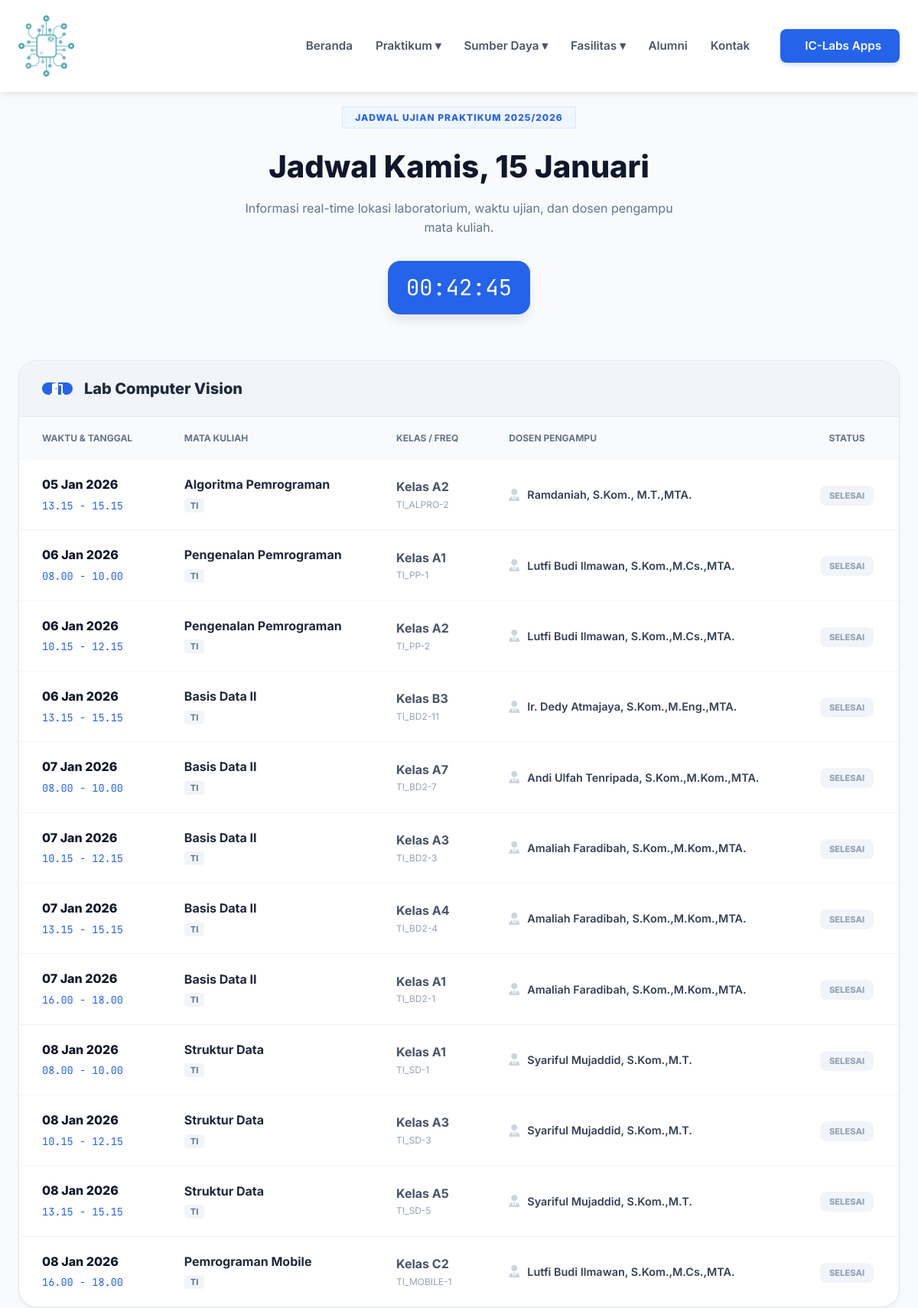
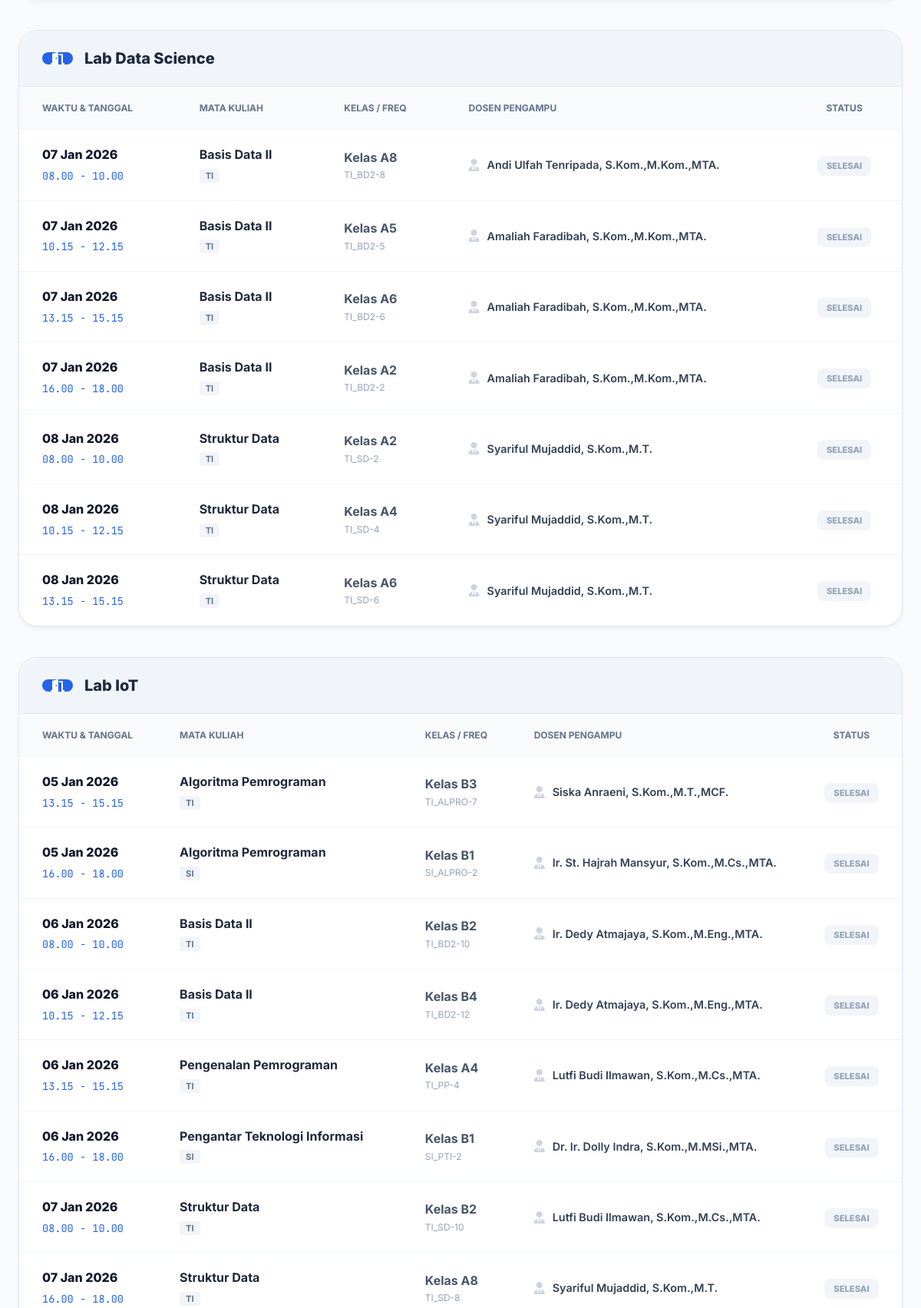
/public/jadwalupk (upper part), run on the app's committed database (2 pictures, top to bottom).
### tables this page shows
CREATE TABLE `jadwalupk` (
  `id` int(11) NOT NULL,
  `prodi` varchar(50) DEFAULT NULL,
  `tanggal` date NOT NULL,
  `jam` varchar(100) NOT NULL,
  `mata_kuliah` varchar(255) NOT NULL,
  `dosen` varchar(255) NOT NULL,
  `frekuensi` varchar(100) DEFAULT NULL,
  `kelas` varchar(100) DEFAULT NULL,
  `ruangan` varchar(255) NOT NULL
);

### app/controllers/JadwalUpkController.php (called while the page is built, shortened)
<?php
class JadwalUpkController extends Controller {
    public function model($model) {
        return new $model;
    }
    public function index() {
        $data['judul'] = 'Jadwal UPK Praktikum';
        $data['jadwal'] = $this->model('JadwalUpkModel')->getAll();
        $this->view('praktikum/jadwalupk', $data);
    }
}

### app/models/JadwalUpkModel.php (called while the page is built, shortened)
<?php
class JadwalUpkModel {
    private $table = 'jadwalupk';
    private $db;
    public function __construct() {
        $database = new Database;
        $this->db = $database->getPdo();
    }
    public function getAll() {
        $stmt = $this->db->prepare("SELECT * FROM $this->table ORDER BY tanggal ASC, jam ASC");
        $stmt->execute();
        return $stmt->fetchAll(PDO::FETCH_ASSOC);
    }
}

### app/config/Database.php (called while the page is built, shortened)
<?php
try {
    $dsn = "mysql:host=" . DB_HOST . ";dbname=" . DB_NAME . ";charset=utf8mb4";
    $options = [
        PDO::ATTR_ERRMODE            => PDO::ERRMODE_EXCEPTION,
        PDO::ATTR_DEFAULT_FETCH_MODE => PDO::FETCH_ASSOC,
        PDO::ATTR_EMULATE_PREPARES   => false,
    ];
    $pdo = new PDO($dsn, DB_USER, DB_PASS, $options);
} catch (PDOException $e) {
    if (defined('APP_ENV') && APP_ENV === 'development') {
        die("Koneksi Database Gagal: " . $e->getMessage());
    } else {
        die("Maaf, sistem sedang mengalami gangguan koneksi database.");
    }
}
class Database {
    private $pdo;
    public function __construct()
    {
        global $pdo;
        $this->pdo = $pdo;
    }
    public function getPdo()
    {
        return $this->pdo;
    }
}
?>

### app/views/praktikum/jadwalupk.php (the view, shortened to what this page needs)
<link rel="stylesheet" href="https://cdnjs.cloudflare.com/ajax/libs/font-awesome/6.0.0/css/all.min.css">
<section class="praktikum-section" style="padding: 60px 0; background: #f8fafc; min-height: 100vh;">
    <div class="container" style="max-width: 1200px; margin: 0 auto; px: 20px;">
        <header class="page-header" style="text-align: center; margin-bottom: 60px;">
            <span class="header-badge" style="background: #eff6ff; color: #2563eb; padding: 6px 16px; rounded-full: 50px; font-size: 0.75rem; font-weight: 800; text-transform: uppercase; letter-spacing: 1px; border: 1px solid #dbeafe;">
                Jadwal Ujian Praktikum 2025/2026
            </span>
            <h1 id="header-day" style="font-size: 2.5rem; font-weight: 800; color: #0f172a; margin: 20px 0 10px;">Memuat Hari...</h1>
            <p style="color: #64748b; max-width: 600px; margin: 0 auto 30px;">Informasi real-time lokasi laboratorium, waktu ujian, dan dosen pengampu mata kuliah.</p>
            <div id="live-clock" class="live-clock-badge" style="display: inline-block; background: #2563eb; color: #fff; padding: 12px 24px; border-radius: 16px; font-family: 'JetBrains Mono', monospace; font-size: 1.8rem; box-shadow: 0 10px 15px -3px rgba(0,0,0,0.1);">
            </div>
        </header>
        <div id="lab-tables-container">
            <?php if (empty($data['jadwal'])): ?>
                <div class="empty-schedule" style="text-align: center; padding: 80px; background: #fff; border-radius: 24px; border: 2px dashed #e2e8f0;">
                    <i class="far fa-calendar-times" style="font-size: 4rem; color: #cbd5e1; margin-bottom: 20px;"></i>
                    <h3 style="font-weight: 700; color: #1e293b;">Belum Ada Jadwal</h3>
                    <p style="color: #94a3b8;">Jadwal UPK belum dirilis oleh admin.</p>
                </div>
            <?php else:
                $grouped = [];
                foreach($data['jadwal'] as $row) {
                    $grouped[$row['ruangan']][] = $row;
                }
                ksort($grouped);
                foreach($grouped as $ruangan => $items):
            ?>
                <div class="schedule-wrapper" style="background: #fff; border-radius: 24px; box-shadow: 0 4px 6px -1px rgba(0,0,0,0.05); border: 1px solid #e2e8f0; overflow: hidden; margin-bottom: 40px;">
                    <div class="lab-header" style="background: #f1f5f9; padding: 20px 30px; display: flex; align-items: center; gap: 15px; border-bottom: 1px solid #e2e8f0;">
                        <div style="width: 40px; h: 40px; background: #2563eb; color: #fff; border-radius: 10px; display: flex; align-items: center; justify-content: center;">
                            <i class="fas fa-door-open"></i>
                        </div>
                        <h2 style="font-size: 1.25rem; font-weight: 800; color: #1e293b; margin: 0;"><?= $ruangan ?></h2>
                    </div>
                    <div style="overflow-x: auto;">
                        <table style="width: 100%; border-collapse: collapse; text-align: left;">
                            <thead>
                                <tr style="background: #f8fafc;">
                                    <th style="padding: 18px 30px; font-size: 0.75rem; font-weight: 700; color: #64748b; text-transform: uppercase;">Waktu & Tanggal</th>
                                    <th style="padding: 18px 30px; font-size: 0.75rem; font-weight: 700; color: #64748b; text-transform: uppercase;">Mata Kuliah</th>
                                    <th style="padding: 18px 30px; font-size: 0.75rem; font-weight: 700; color: #64748b; text-transform: uppercase;">Kelas / Freq</th>
                                    <th style="padding: 18px 30px; font-size: 0.75rem; font-weight: 700; color: #64748b; text-transform: uppercase;">Dosen Pengampu</th>
                                    <th style="padding: 18px 30px; font-size: 0.75rem; font-weight: 700; color: #64748b; text-transform: uppercase; text-align: center;">Status</th>
                                </tr>
                            </thead>
                            <tbody style="divide-y: 1px solid #f1f5f9;">
                                <?php foreach($items as $item):
                                    $tgl = date('d M Y', strtotime($item['tanggal']));
                                    $isToday = ($item['tanggal'] == date('Y-m-d'));
                                ?>
                                <tr style="border-top: 1px solid #f1f5f9; transition: background 0.2s;" onmouseover="this.style.background='#f8fafc'" onmouseout="this.style.background='transparent'">
                                    <td style="padding: 20px 30px;">
                                        <div style="font-weight: 800; color: #0f172a;"><?= $tgl ?></div>
                                        <div style="font-family: 'JetBrains Mono', monospace; font-size: 0.85rem; color: #2563eb; margin-top: 4px;">
                                            <?= $item['jam'] ?>
                                        </div>
                                    </td>
                                    <td style="padding: 20px 30px;">
                                        <div style="font-weight: 700; color: #1e293b; font-size: 1rem;"><?= $item['mata_kuliah'] ?></div>
                                        <span style="font-size: 0.7rem; background: #f1f5f9; color: #64748b; padding: 2px 8px; border-radius: 4px; font-weight: 700;"><?= $item['prodi'] ?></span>
                                    </td>
                                    <td style="padding: 20px 30px;">
                                        <div style="font-weight: 700; color: #475569;">Kelas <?= $item['kelas'] ?></div>
                                        <div style="font-size: 0.75rem; color: #94a3b8;"><?= $item['frekuensi'] ?></div>
                                    </td>
                                    <td style="padding: 20px 30px;">
                                        <div style="display: flex; align-items: center; gap: 10px;">
                                            <i class="fas fa-user-tie" style="color: #cbd5e1;"></i>
                                            <span style="font-weight: 600; color: #334155; font-size: 0.9rem;"><?= $item['dosen'] ?></span>
                                        </div>
                                    </td>
                                    <td style="padding: 20px 30px; text-align: center;">
                                        <?php if($isToday): ?>
                                            <span style="background: #fef3c7; color: #d97706; padding: 6px 12px; border-radius: 8px; font-size: 0.7rem; font-weight: 800; border: 1px solid #fcd34d;">HARI INI</span>
                                        <?php elseif($item['tanggal'] < date('Y-m-d')): ?>
                                            <span style="background: #f1f5f9; color: #94a3b8; padding: 6px 12px; border-radius: 8px; font-size: 0.7rem; font-weight: 800;">SELESAI</span>
                                        <?php else: ?>
                                            <span style="background: #ecfdf5; color: #059669; padding: 6px 12px; border-radius: 8px; font-size: 0.7rem; font-weight: 800; border: 1px solid #a7f3d0;">AKAN DATANG</span>
                                        <?php endif; ?>
                                    </td>
                                </tr>
                                <?php endforeach; ?>
                            </tbody>
                        </table>
                    </div>
                </div>
            <?php endforeach; endif; ?>
        </div>
    </div>
</section>

### public/css/variables.css (style rules this page uses)
:root { --primary-navy: #1e3a8a; --primary-blue: #2563eb; --hover-blue: #1e40af; --bg-light: #f8fbff; --bg-white: #ffffff; --bg-soft: #eff6ff; --text-dark: #1a202c; --text-grey: #4a5568; --text-light: #dbeafe; --border-color: #e2e8f0; --border-blue: #eff6ff; --shadow-soft: 0 4px 12px rgba(30, 58, 138, 0.05); --container-width: 1280px; --font-main: 'Inter', 'Segoe UI', sans-serif; --radius-card: 15px; --radius-btn: 50px; }

### public/css/style.css (style rules this page uses)
* { margin: 0; padding: 0; box-sizing: border-box; font-family: "Inter", "Segoe UI", sans-serif; }
body { background-color: #f8fbff; color: #1a202c; line-height: 1.6; padding-top: 80px; }
html, body { max-width: 100%; overflow-x: hidden; }
.container { width: 100%; max-width: 1200px; margin: 0 auto; padding: 0 24px; }
h1, h2, h3, h4 { color: #1e3a8a; font-weight: 800; }

### data on the page
jadwalupk: tanggal "05 Jan 2026", jam "13.15 - 15.15", mata_kuliah "Algoritma Pemrograman", prodi "TI", kelas "A2", frekuensi "TI_ALPRO-2", dosen "Ramdaniah, S.Kom., M.T.,MTA.", shows "SELESAI"
jadwalupk: tanggal "06 Jan 2026", jam "08.00 - 10.00", mata_kuliah "Pengenalan Pemrograman", prodi "TI", kelas "A1", frekuensi "TI_PP-1", dosen "Lutfi Budi Ilmawan, S.Kom.,M.Cs.,MTA.", shows "SELESAI"
jadwalupk: tanggal "06 Jan 2026", jam "10.15 - 12.15", mata_kuliah "Pengenalan Pemrograman", prodi "TI", kelas "A2", frekuensi "TI_PP-2", dosen "Lutfi Budi Ilmawan, S.Kom.,M.Cs.,MTA.", shows "SELESAI"
jadwalupk: tanggal "06 Jan 2026", jam "13.15 - 15.15", mata_kuliah "Basis Data II", prodi "TI", kelas "B3", frekuensi "TI_BD2-11", dosen "Ir. Dedy Atmajaya, S.Kom.,M.Eng.,MTA.", shows "SELESAI"
jadwalupk: tanggal "07 Jan 2026", jam "08.00 - 10.00", mata_kuliah "Basis Data II", prodi "TI", kelas "A7", frekuensi "TI_BD2-7", dosen "Andi Ulfah Tenripada, S.Kom.,M.Kom.,MTA.", shows "SELESAI"
jadwalupk: tanggal "07 Jan 2026", jam "10.15 - 12.15", mata_kuliah "Basis Data II", prodi "TI", kelas "A3", frekuensi "TI_BD2-3", dosen "Amaliah Faradibah, S.Kom.,M.Kom.,MTA.", shows "SELESAI"
jadwalupk: tanggal "07 Jan 2026", jam "13.15 - 15.15", mata_kuliah "Basis Data II", prodi "TI", kelas "A4", frekuensi "TI_BD2-4", dosen "Amaliah Faradibah, S.Kom.,M.Kom.,MTA.", shows "SELESAI"
jadwalupk: tanggal "07 Jan 2026", jam "16.00 - 18.00", mata_kuliah "Basis Data II", prodi "TI", kelas "A1", frekuensi "TI_BD2-1", dosen "Amaliah Faradibah, S.Kom.,M.Kom.,MTA.", shows "SELESAI"
jadwalupk: tanggal "08 Jan 2026", jam "08.00 - 10.00", mata_kuliah "Struktur Data", prodi "TI", kelas "A1", frekuensi "TI_SD-1", dosen "Syariful Mujaddid, S.Kom.,M.T.", shows "SELESAI"
jadwalupk: tanggal "08 Jan 2026", jam "10.15 - 12.15", mata_kuliah "Struktur Data", prodi "TI", kelas "A3", frekuensi "TI_SD-3", dosen "Syariful Mujaddid, S.Kom.,M.T.", shows "SELESAI"
jadwalupk: tanggal "08 Jan 2026", jam "13.15 - 15.15", mata_kuliah "Struktur Data", prodi "TI", kelas "A5", frekuensi "TI_SD-5", dosen "Syariful Mujaddid, S.Kom.,M.T.", shows "SELESAI"
jadwalupk: tanggal "08 Jan 2026", jam "16.00 - 18.00", mata_kuliah "Pemrograman Mobile", prodi "TI", kelas "C2", frekuensi "TI_MOBILE-1", dosen "Lutfi Budi Ilmawan, S.Kom.,M.Cs.,MTA.", shows "SELESAI"
jadwalupk: tanggal "07 Jan 2026", jam "08.00 - 10.00", mata_kuliah "Basis Data II", prodi "TI", kelas "A8", frekuensi "TI_BD2-8", dosen "Andi Ulfah Tenripada, S.Kom.,M.Kom.,MTA.", shows "SELESAI"
jadwalupk: tanggal "07 Jan 2026", jam "10.15 - 12.15", mata_kuliah "Basis Data II", prodi "TI", kelas "A5", frekuensi "TI_BD2-5", dosen "Amaliah Faradibah, S.Kom.,M.Kom.,MTA.", shows "SELESAI"
jadwalupk: tanggal "07 Jan 2026", jam "13.15 - 15.15", mata_kuliah "Basis Data II", prodi "TI", kelas "A6", frekuensi "TI_BD2-6", dosen "Amaliah Faradibah, S.Kom.,M.Kom.,MTA.", shows "SELESAI"
jadwalupk: tanggal "07 Jan 2026", jam "16.00 - 18.00", mata_kuliah "Basis Data II", prodi "TI", kelas "A2", frekuensi "TI_BD2-2", dosen "Amaliah Faradibah, S.Kom.,M.Kom.,MTA.", shows "SELESAI"
jadwalupk: tanggal "08 Jan 2026", jam "08.00 - 10.00", mata_kuliah "Struktur Data", prodi "TI", kelas "A2", frekuensi "TI_SD-2", dosen "Syariful Mujaddid, S.Kom.,M.T.", shows "SELESAI"
jadwalupk: tanggal "08 Jan 2026", jam "10.15 - 12.15", mata_kuliah "Struktur Data", prodi "TI", kelas "A4", frekuensi "TI_SD-4", dosen "Syariful Mujaddid, S.Kom.,M.T.", shows "SELESAI"
jadwalupk: tanggal "08 Jan 2026", jam "13.15 - 15.15", mata_kuliah "Struktur Data", prodi "TI", kelas "A6", frekuensi "TI_SD-6", dosen "Syariful Mujaddid, S.Kom.,M.T.", shows "SELESAI"
jadwalupk: tanggal "05 Jan 2026", jam "13.15 - 15.15", mata_kuliah "Algoritma Pemrograman", prodi "TI", kelas "B3", frekuensi "TI_ALPRO-7", dosen "Siska Anraeni, S.Kom.,M.T.,MCF.", shows "SELESAI"
jadwalupk: tanggal "05 Jan 2026", jam "16.00 - 18.00", mata_kuliah "Algoritma Pemrograman", prodi "SI", kelas "B1", frekuensi "SI_ALPRO-2", dosen "Ir. St. Hajrah Mansyur, S.Kom.,M.Cs.,MTA.", shows "SELESAI"
jadwalupk: tanggal "06 Jan 2026", jam "08.00 - 10.00", mata_kuliah "Basis Data II", prodi "TI", kelas "B2", frekuensi "TI_BD2-10", dosen "Ir. Dedy Atmajaya, S.Kom.,M.Eng.,MTA.", shows "SELESAI"
jadwalupk: tanggal "06 Jan 2026", jam "10.15 - 12.15", mata_kuliah "Basis Data II", prodi "TI", kelas "B4", frekuensi "TI_BD2-12", dosen "Ir. Dedy Atmajaya, S.Kom.,M.Eng.,MTA.", shows "SELESAI"
jadwalupk: tanggal "06 Jan 2026", jam "13.15 - 15.15", mata_kuliah "Pengenalan Pemrograman", prodi "TI", kelas "A4", frekuensi "TI_PP-4", dosen "Lutfi Budi Ilmawan, S.Kom.,M.Cs.,MTA.", shows "SELESAI"
jadwalupk: tanggal "06 Jan 2026", jam "16.00 - 18.00", mata_kuliah "Pengantar Teknologi Informasi", prodi "SI", kelas "B1", frekuensi "SI_PTI-2", dosen "Dr. Ir. Dolly Indra, S.Kom.,M.MSi.,MTA.", shows "SELESAI"
jadwalupk: tanggal "07 Jan 2026", jam "08.00 - 10.00", mata_kuliah "Struktur Data", prodi "TI", kelas "B2", frekuensi "TI_SD-10", dosen "Lutfi Budi Ilmawan, S.Kom.,M.Cs.,MTA.", shows "SELESAI"
jadwalupk: tanggal "07 Jan 2026", jam "16.00 - 18.00", mata_kuliah "Struktur Data", prodi "TI", kelas "A8", frekuensi "TI_SD-8", dosen "Syariful Mujaddid, S.Kom.,M.T.", shows "SELESAI"

### other printed values
$ruangan "Lab Computer Vision"
$ruangan "Lab Data Science"
$ruangan "Lab IoT"
